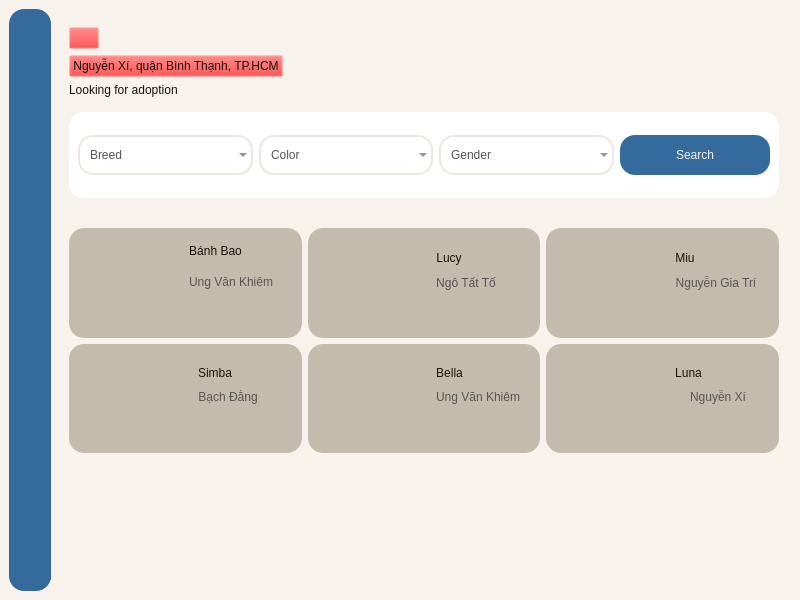
<?xml version="1.0" encoding="UTF-8"?>
<ui version="4.0">
 <class>MainWindow</class>
 <widget class="QMainWindow" name="MainWindow">
  <property name="geometry">
   <rect>
    <x>0</x>
    <y>0</y>
    <width>800</width>
    <height>600</height>
   </rect>
  </property>
  <property name="minimumSize">
   <size>
    <width>0</width>
    <height>0</height>
   </size>
  </property>
  <property name="maximumSize">
   <size>
    <width>16777215</width>
    <height>16777215</height>
   </size>
  </property>
  <property name="windowTitle">
   <string>MainWindow</string>
  </property>
  <property name="styleSheet">
   <string notr="true">background-color: #F8F2EC;</string>
  </property>
  <widget class="QWidget" name="centralwidget">
   <layout class="QHBoxLayout" name="horizontalLayout">
    <item>
     <widget class="QWidget" name="widget" native="true">
      <property name="minimumSize">
       <size>
        <width>42</width>
        <height>0</height>
       </size>
      </property>
      <property name="maximumSize">
       <size>
        <width>42</width>
        <height>16777215</height>
       </size>
      </property>
      <property name="styleSheet">
       <string notr="true">background-color: #356a9c;
border-radius: 15px;</string>
      </property>
      <layout class="QVBoxLayout" name="verticalLayout_3">
       <item>
        <widget class="QWidget" name="widget_8" native="true">
         <widget class="QLabel" name="label_7">
          <property name="geometry">
           <rect>
            <x>1</x>
            <y>11</y>
            <width>20</width>
            <height>20</height>
           </rect>
          </property>
          <property name="text">
           <string/>
          </property>
          <property name="pixmap">
           <pixmap>../img/icons8-cat-profile-64.png</pixmap>
          </property>
          <property name="scaledContents">
           <bool>true</bool>
          </property>
         </widget>
         <widget class="QLabel" name="label_8">
          <property name="geometry">
           <rect>
            <x>1</x>
            <y>41</y>
            <width>20</width>
            <height>20</height>
           </rect>
          </property>
          <property name="text">
           <string/>
          </property>
          <property name="pixmap">
           <pixmap>../img/icons8-cart-64.png</pixmap>
          </property>
          <property name="scaledContents">
           <bool>true</bool>
          </property>
         </widget>
         <widget class="QLabel" name="label_9">
          <property name="geometry">
           <rect>
            <x>1</x>
            <y>70</y>
            <width>20</width>
            <height>20</height>
           </rect>
          </property>
          <property name="text">
           <string/>
          </property>
          <property name="pixmap">
           <pixmap>../img/icons8-clinic-64.png</pixmap>
          </property>
          <property name="scaledContents">
           <bool>true</bool>
          </property>
         </widget>
        </widget>
       </item>
       <item>
        <widget class="QWidget" name="widget_9" native="true">
         <property name="minimumSize">
          <size>
           <width>40</width>
           <height>40</height>
          </size>
         </property>
         <property name="maximumSize">
          <size>
           <width>40</width>
           <height>40</height>
          </size>
         </property>
         <widget class="QLabel" name="label_6">
          <property name="geometry">
           <rect>
            <x>2</x>
            <y>13</y>
            <width>20</width>
            <height>20</height>
           </rect>
          </property>
          <property name="text">
           <string/>
          </property>
          <property name="pixmap">
           <pixmap>../img/icons8-settings-50.png</pixmap>
          </property>
          <property name="scaledContents">
           <bool>true</bool>
          </property>
         </widget>
        </widget>
       </item>
      </layout>
     </widget>
    </item>
    <item alignment="Qt::AlignTop">
     <widget class="QWidget" name="widget_2" native="true">
      <property name="styleSheet">
       <string notr="true"/>
      </property>
      <layout class="QVBoxLayout" name="verticalLayout">
       <property name="spacing">
        <number>30</number>
       </property>
       <property name="leftMargin">
        <number>12</number>
       </property>
       <property name="topMargin">
        <number>9</number>
       </property>
       <property name="rightMargin">
        <number>12</number>
       </property>
       <property name="bottomMargin">
        <number>0</number>
       </property>
       <item>
        <widget class="QWidget" name="widget_3" native="true">
         <property name="minimumSize">
          <size>
           <width>0</width>
           <height>180</height>
          </size>
         </property>
         <property name="maximumSize">
          <size>
           <width>16777215</width>
           <height>180</height>
          </size>
         </property>
         <layout class="QVBoxLayout" name="verticalLayout_2">
          <property name="leftMargin">
           <number>0</number>
          </property>
          <property name="topMargin">
           <number>0</number>
          </property>
          <property name="rightMargin">
           <number>0</number>
          </property>
          <property name="bottomMargin">
           <number>0</number>
          </property>
          <item>
           <widget class="QWidget" name="widget_16" native="true">
            <layout class="QHBoxLayout" name="horizontalLayout_13">
             <property name="leftMargin">
              <number>0</number>
             </property>
             <property name="topMargin">
              <number>0</number>
             </property>
             <property name="rightMargin">
              <number>0</number>
             </property>
             <property name="bottomMargin">
              <number>0</number>
             </property>
             <item>
              <widget class="QWidget" name="widget_28" native="true">
               <layout class="QVBoxLayout" name="verticalLayout_14">
                <property name="leftMargin">
                 <number>0</number>
                </property>
                <item>
                 <widget class="QPushButton" name="btn_back">
                  <property name="maximumSize">
                   <size>
                    <width>30</width>
                    <height>30</height>
                   </size>
                  </property>
                  <property name="cursor">
                   <cursorShape>PointingHandCursor</cursorShape>
                  </property>
                  <property name="styleSheet">
                   <string notr="true"> background-color: rgba(255, 0, 0, 0);</string>
                  </property>
                  <property name="text">
                   <string/>
                  </property>
                  <property name="icon">
                   <iconset>
                    <normaloff>../img/icons8-back-64.png</normaloff>../img/icons8-back-64.png</iconset>
                  </property>
                  <property name="iconSize">
                   <size>
                    <width>30</width>
                    <height>30</height>
                   </size>
                  </property>
                 </widget>
                </item>
                <item alignment="Qt::AlignLeft">
                 <widget class="QPushButton" name="pushButton_42">
                  <property name="styleSheet">
                   <string notr="true"> background-color: rgba(255, 0, 0, 0);
font: 11pt &quot;Bahnschrift&quot;;
color: #1b1209;</string>
                  </property>
                  <property name="text">
                   <string>Nguyễn Xí, quận Bình Thạnh, TP.HCM</string>
                  </property>
                  <property name="icon">
                   <iconset>
                    <normaloff>../img/location.png</normaloff>../img/location.png</iconset>
                  </property>
                 </widget>
                </item>
                <item>
                 <widget class="QLabel" name="label_3">
                  <property name="styleSheet">
                   <string notr="true">font: 700 20pt &quot;Bahnschrift&quot;;
color: #1b1209;</string>
                  </property>
                  <property name="text">
                   <string>Looking for adoption</string>
                  </property>
                 </widget>
                </item>
               </layout>
              </widget>
             </item>
             <item alignment="Qt::AlignRight">
              <widget class="QWidget" name="widget_29" native="true">
               <property name="minimumSize">
                <size>
                 <width>100</width>
                 <height>0</height>
                </size>
               </property>
               <property name="maximumSize">
                <size>
                 <width>100</width>
                 <height>16777215</height>
                </size>
               </property>
               <layout class="QHBoxLayout" name="horizontalLayout_14">
                <item alignment="Qt::AlignRight">
                 <widget class="QLabel" name="label_4">
                  <property name="minimumSize">
                   <size>
                    <width>48</width>
                    <height>48</height>
                   </size>
                  </property>
                  <property name="maximumSize">
                   <size>
                    <width>48</width>
                    <height>48</height>
                   </size>
                  </property>
                  <property name="cursor">
                   <cursorShape>PointingHandCursor</cursorShape>
                  </property>
                  <property name="styleSheet">
                   <string notr="true"/>
                  </property>
                  <property name="text">
                   <string/>
                  </property>
                  <property name="pixmap">
                   <pixmap>../img/icons8-heart-64.png</pixmap>
                  </property>
                  <property name="scaledContents">
                   <bool>true</bool>
                  </property>
                 </widget>
                </item>
               </layout>
              </widget>
             </item>
            </layout>
           </widget>
          </item>
          <item>
           <widget class="QWidget" name="widget_17" native="true">
            <property name="minimumSize">
             <size>
              <width>0</width>
              <height>0</height>
             </size>
            </property>
            <property name="maximumSize">
             <size>
              <width>16777215</width>
              <height>16777215</height>
             </size>
            </property>
            <property name="styleSheet">
             <string notr="true">background-color: white;
border-radius: 15px;</string>
            </property>
            <layout class="QHBoxLayout" name="horizontalLayout_5">
             <item>
              <widget class="QComboBox" name="comboBox">
               <property name="minimumSize">
                <size>
                 <width>150</width>
                 <height>40</height>
                </size>
               </property>
               <property name="maximumSize">
                <size>
                 <width>300</width>
                 <height>40</height>
                </size>
               </property>
               <property name="cursor">
                <cursorShape>PointingHandCursor</cursorShape>
               </property>
               <property name="contextMenuPolicy">
                <enum>Qt::NoContextMenu</enum>
               </property>
               <property name="styleSheet">
                <string notr="true">/* Thiết lập CSS cho combobox */
QComboBox {
    color: #575556;
    font: 14pt &quot;Bahnschrift&quot;;
    border-style: solid;
    border-width: 2px;
    border-color: #ECE7E0;
    padding-left: 10px;
    border-radius: 15px;
    background-color: rgba(255, 0, 0, 0); /* Màu nền sẽ không ảnh hưởng do transparency (alpha = 0) */
}

/* Thiết lập màu nền cho các mục trong combobox khi chưa hover */
QComboBox::item {
    background-color: #575556;
}

/* Thiết lập màu nền cho các mục trong combobox khi hover */
QComboBox::item:hover {
    background-color: #ECE7E0;
}

/* Thiết lập màu nền cho mục đang được chọn trong combobox */
QComboBox::item:selected {
    background-color: #ECE7E0;
}
</string>
               </property>
               <property name="currentText">
                <string/>
               </property>
               <property name="currentIndex">
                <number>-1</number>
               </property>
               <property name="placeholderText">
                <string>Breed</string>
               </property>
               <property name="duplicatesEnabled">
                <bool>false</bool>
               </property>
               <item>
                <property name="text">
                 <string>Persian</string>
                </property>
               </item>
               <item>
                <property name="text">
                 <string>Siamese</string>
                </property>
               </item>
               <item>
                <property name="text">
                 <string>Devon Rex</string>
                </property>
               </item>
               <item>
                <property name="text">
                 <string>Abyssinian</string>
                </property>
               </item>
              </widget>
             </item>
             <item>
              <widget class="QComboBox" name="comboBox_3">
               <property name="minimumSize">
                <size>
                 <width>150</width>
                 <height>40</height>
                </size>
               </property>
               <property name="maximumSize">
                <size>
                 <width>300</width>
                 <height>40</height>
                </size>
               </property>
               <property name="cursor">
                <cursorShape>PointingHandCursor</cursorShape>
               </property>
               <property name="styleSheet">
                <string notr="true">/* Thiết lập CSS cho combobox */
QComboBox {
    color: #575556;
    font: 14pt &quot;Bahnschrift&quot;;
    border-style: solid;
    border-width: 2px;
    border-color: #ECE7E0;
    padding-left: 10px;
    border-radius: 15px;
    background-color: rgba(255, 0, 0, 0); /* Màu nền sẽ không ảnh hưởng do transparency (alpha = 0) */
}

/* Thiết lập màu nền cho các mục trong combobox khi chưa hover */
QComboBox::item {
    background-color: #575556;
}

/* Thiết lập màu nền cho các mục trong combobox khi hover */
QComboBox::item:hover {
    background-color: #ECE7E0;
}

/* Thiết lập màu nền cho mục đang được chọn trong combobox */
QComboBox::item:selected {
    background-color: #ECE7E0;
}
</string>
               </property>
               <property name="placeholderText">
                <string>Color</string>
               </property>
               <item>
                <property name="text">
                 <string>Black</string>
                </property>
               </item>
               <item>
                <property name="text">
                 <string>Grey</string>
                </property>
               </item>
               <item>
                <property name="text">
                 <string>Brown</string>
                </property>
               </item>
               <item>
                <property name="text">
                 <string>White</string>
                </property>
               </item>
               <item>
                <property name="text">
                 <string>Blonde</string>
                </property>
               </item>
              </widget>
             </item>
             <item>
              <widget class="QComboBox" name="comboBox_2">
               <property name="minimumSize">
                <size>
                 <width>150</width>
                 <height>40</height>
                </size>
               </property>
               <property name="maximumSize">
                <size>
                 <width>300</width>
                 <height>40</height>
                </size>
               </property>
               <property name="cursor">
                <cursorShape>PointingHandCursor</cursorShape>
               </property>
               <property name="contextMenuPolicy">
                <enum>Qt::NoContextMenu</enum>
               </property>
               <property name="styleSheet">
                <string notr="true">/* Thiết lập CSS cho combobox */
QComboBox {
    color: #575556;
    font: 14pt &quot;Bahnschrift&quot;;
    border-style: solid;
    border-width: 2px;
    border-color: #ECE7E0;
    padding-left: 10px;
    border-radius: 15px;
    background-color: rgba(255, 0, 0, 0); /* Màu nền sẽ không ảnh hưởng do transparency (alpha = 0) */
}

/* Thiết lập màu nền cho các mục trong combobox khi chưa hover */
QComboBox::item {
    background-color: #575556;
}

/* Thiết lập màu nền cho các mục trong combobox khi hover */
QComboBox::item:hover {
    background-color: #ECE7E0;
}

/* Thiết lập màu nền cho mục đang được chọn trong combobox */
QComboBox::item:selected {
    background-color: #ECE7E0;
}
</string>
               </property>
               <property name="currentText">
                <string/>
               </property>
               <property name="currentIndex">
                <number>-1</number>
               </property>
               <property name="placeholderText">
                <string>Gender</string>
               </property>
               <property name="duplicatesEnabled">
                <bool>false</bool>
               </property>
               <item>
                <property name="text">
                 <string>Male</string>
                </property>
               </item>
               <item>
                <property name="text">
                 <string>Female</string>
                </property>
               </item>
              </widget>
             </item>
             <item>
              <widget class="QPushButton" name="pushButton_8">
               <property name="minimumSize">
                <size>
                 <width>150</width>
                 <height>40</height>
                </size>
               </property>
               <property name="maximumSize">
                <size>
                 <width>150</width>
                 <height>40</height>
                </size>
               </property>
               <property name="cursor">
                <cursorShape>PointingHandCursor</cursorShape>
               </property>
               <property name="mouseTracking">
                <bool>true</bool>
               </property>
               <property name="styleSheet">
                <string notr="true">border-radius: 15px;
font: 12pt &quot;Bahnschrift&quot;;
background-color: #356a9c;
color: #F8F2EC;

</string>
               </property>
               <property name="text">
                <string>Search</string>
               </property>
              </widget>
             </item>
            </layout>
           </widget>
          </item>
         </layout>
        </widget>
       </item>
       <item>
        <widget class="QWidget" name="widget_4" native="true">
         <property name="minimumSize">
          <size>
           <width>0</width>
           <height>350</height>
          </size>
         </property>
         <property name="maximumSize">
          <size>
           <width>16777215</width>
           <height>350</height>
          </size>
         </property>
         <layout class="QGridLayout" name="gridLayout">
          <property name="leftMargin">
           <number>0</number>
          </property>
          <property name="topMargin">
           <number>0</number>
          </property>
          <property name="rightMargin">
           <number>0</number>
          </property>
          <item row="0" column="2">
           <widget class="QWidget" name="widget_7" native="true">
            <property name="minimumSize">
             <size>
              <width>220</width>
              <height>0</height>
             </size>
            </property>
            <property name="maximumSize">
             <size>
              <width>300</width>
              <height>16777215</height>
             </size>
            </property>
            <property name="styleSheet">
             <string notr="true">QWidget{
    background-color: #C3BBAB;
    border-radius: 15px;
}
QWidget:hover{
	background-color: #86aacc;
    border-radius: 15px;
}</string>
            </property>
            <layout class="QHBoxLayout" name="horizontalLayout_6">
             <item>
              <widget class="QPushButton" name="pushButton_13">
               <property name="styleSheet">
                <string notr="true"> background-color: rgba(255, 0, 0, 0);</string>
               </property>
               <property name="text">
                <string/>
               </property>
               <property name="icon">
                <iconset>
                 <normaloff>../img/365557112_256733483966404_2319603164221613727_n-fotor-20230814142752.png</normaloff>../img/365557112_256733483966404_2319603164221613727_n-fotor-20230814142752.png</iconset>
               </property>
               <property name="iconSize">
                <size>
                 <width>80</width>
                 <height>80</height>
                </size>
               </property>
              </widget>
             </item>
             <item>
              <widget class="QWidget" name="widget_21" native="true">
               <property name="styleSheet">
                <string notr="true"> background-color: rgba(255, 0, 0, 0);</string>
               </property>
               <layout class="QVBoxLayout" name="verticalLayout_7">
                <item alignment="Qt::AlignLeft">
                 <widget class="QPushButton" name="pushButton_17">
                  <property name="styleSheet">
                   <string notr="true">font: 14pt &quot;Bahnschrift&quot;;
color: #1b1209;</string>
                  </property>
                  <property name="text">
                   <string>Miu</string>
                  </property>
                  <property name="icon">
                   <iconset>
                    <normaloff>../img/icons8-male-64.png</normaloff>../img/icons8-male-64.png</iconset>
                  </property>
                 </widget>
                </item>
                <item alignment="Qt::AlignLeft">
                 <widget class="QPushButton" name="pushButton_15">
                  <property name="styleSheet">
                   <string notr="true">font: 9pt &quot;Bahnschrift&quot;;
color: #575556;</string>
                  </property>
                  <property name="text">
                   <string>Nguyễn Gia Trí</string>
                  </property>
                  <property name="icon">
                   <iconset>
                    <normaloff>../img/location-50.png</normaloff>../img/location-50.png</iconset>
                  </property>
                 </widget>
                </item>
                <item alignment="Qt::AlignLeft">
                 <widget class="QPushButton" name="heart3">
                  <property name="cursor">
                   <cursorShape>PointingHandCursor</cursorShape>
                  </property>
                  <property name="text">
                   <string/>
                  </property>
                  <property name="icon">
                   <iconset>
                    <normaloff>../img/tyn.png</normaloff>../img/tyn.png</iconset>
                  </property>
                  <property name="iconSize">
                   <size>
                    <width>24</width>
                    <height>24</height>
                   </size>
                  </property>
                 </widget>
                </item>
               </layout>
              </widget>
             </item>
            </layout>
           </widget>
          </item>
          <item row="0" column="1">
           <widget class="QWidget" name="widget_6" native="true">
            <property name="minimumSize">
             <size>
              <width>220</width>
              <height>0</height>
             </size>
            </property>
            <property name="maximumSize">
             <size>
              <width>300</width>
              <height>16777215</height>
             </size>
            </property>
            <property name="cursor">
             <cursorShape>PointingHandCursor</cursorShape>
            </property>
            <property name="styleSheet">
             <string notr="true">QWidget{
    background-color: #C3BBAB;
    border-radius: 15px;
}
QWidget:hover{
	background-color: #86aacc;
    border-radius: 15px;
}</string>
            </property>
            <layout class="QHBoxLayout" name="horizontalLayout_4">
             <item>
              <widget class="QPushButton" name="btn_dog2">
               <property name="styleSheet">
                <string notr="true"> background-color: rgba(255, 0, 0, 0);</string>
               </property>
               <property name="text">
                <string/>
               </property>
               <property name="icon">
                <iconset>
                 <normaloff>../img/meo-chinchilla-6-fotor-20230728151931.png</normaloff>../img/meo-chinchilla-6-fotor-20230728151931.png</iconset>
               </property>
               <property name="iconSize">
                <size>
                 <width>80</width>
                 <height>80</height>
                </size>
               </property>
              </widget>
             </item>
             <item>
              <widget class="QWidget" name="widget_19" native="true">
               <property name="styleSheet">
                <string notr="true"> background-color: rgba(255, 0, 0, 0);</string>
               </property>
               <layout class="QVBoxLayout" name="verticalLayout_6">
                <item alignment="Qt::AlignLeft">
                 <widget class="QPushButton" name="btn_name_dog2">
                  <property name="styleSheet">
                   <string notr="true">font: 14pt &quot;Bahnschrift&quot;;
color: #1b1209;</string>
                  </property>
                  <property name="text">
                   <string>Lucy</string>
                  </property>
                  <property name="icon">
                   <iconset>
                    <normaloff>../img/icons8-female-64.png</normaloff>../img/icons8-female-64.png</iconset>
                  </property>
                  <property name="iconSize">
                   <size>
                    <width>20</width>
                    <height>20</height>
                   </size>
                  </property>
                 </widget>
                </item>
                <item alignment="Qt::AlignLeft">
                 <widget class="QPushButton" name="pushButton_9">
                  <property name="styleSheet">
                   <string notr="true">font: 9pt &quot;Bahnschrift&quot;;
color: #575556;</string>
                  </property>
                  <property name="text">
                   <string>Ngô Tất Tố</string>
                  </property>
                  <property name="icon">
                   <iconset>
                    <normaloff>../img/location-50.png</normaloff>../img/location-50.png</iconset>
                  </property>
                 </widget>
                </item>
                <item alignment="Qt::AlignLeft">
                 <widget class="QPushButton" name="heart2">
                  <property name="cursor">
                   <cursorShape>PointingHandCursor</cursorShape>
                  </property>
                  <property name="text">
                   <string/>
                  </property>
                  <property name="icon">
                   <iconset>
                    <normaloff>../img/tyn.png</normaloff>../img/tyn.png</iconset>
                  </property>
                  <property name="iconSize">
                   <size>
                    <width>24</width>
                    <height>24</height>
                   </size>
                  </property>
                 </widget>
                </item>
               </layout>
              </widget>
             </item>
            </layout>
           </widget>
          </item>
          <item row="1" column="1">
           <widget class="QWidget" name="widget_11" native="true">
            <property name="cursor">
             <cursorShape>PointingHandCursor</cursorShape>
            </property>
            <property name="styleSheet">
             <string notr="true">QWidget{
    background-color: #C3BBAB;
    border-radius: 15px;
}
QWidget:hover{
	background-color: #86aacc;
    border-radius: 15px;
}</string>
            </property>
            <layout class="QHBoxLayout" name="horizontalLayout_8">
             <item>
              <widget class="QPushButton" name="pushButton_21">
               <property name="styleSheet">
                <string notr="true"> background-color: rgba(255, 0, 0, 0);</string>
               </property>
               <property name="text">
                <string/>
               </property>
               <property name="icon">
                <iconset>
                 <normaloff>../img/anh-meo-tam-the-33-fotor-20230814153053.png</normaloff>../img/anh-meo-tam-the-33-fotor-20230814153053.png</iconset>
               </property>
               <property name="iconSize">
                <size>
                 <width>80</width>
                 <height>80</height>
                </size>
               </property>
              </widget>
             </item>
             <item>
              <widget class="QWidget" name="widget_23" native="true">
               <property name="styleSheet">
                <string notr="true"> background-color: rgba(255, 0, 0, 0);</string>
               </property>
               <layout class="QVBoxLayout" name="verticalLayout_9">
                <item alignment="Qt::AlignLeft">
                 <widget class="QPushButton" name="pushButton_22">
                  <property name="styleSheet">
                   <string notr="true">font: 14pt &quot;Bahnschrift&quot;;
color: #1b1209;</string>
                  </property>
                  <property name="text">
                   <string>Bella</string>
                  </property>
                  <property name="icon">
                   <iconset>
                    <normaloff>../img/icons8-female-64.png</normaloff>../img/icons8-female-64.png</iconset>
                  </property>
                  <property name="iconSize">
                   <size>
                    <width>20</width>
                    <height>20</height>
                   </size>
                  </property>
                 </widget>
                </item>
                <item alignment="Qt::AlignLeft">
                 <widget class="QPushButton" name="pushButton_23">
                  <property name="styleSheet">
                   <string notr="true">font: 9pt &quot;Bahnschrift&quot;;
color: #575556;</string>
                  </property>
                  <property name="text">
                   <string>Ung Văn Khiêm</string>
                  </property>
                  <property name="icon">
                   <iconset>
                    <normaloff>../img/location-50.png</normaloff>../img/location-50.png</iconset>
                  </property>
                 </widget>
                </item>
                <item alignment="Qt::AlignLeft">
                 <widget class="QPushButton" name="heart5">
                  <property name="cursor">
                   <cursorShape>PointingHandCursor</cursorShape>
                  </property>
                  <property name="text">
                   <string/>
                  </property>
                  <property name="icon">
                   <iconset>
                    <normaloff>../img/tyn.png</normaloff>../img/tyn.png</iconset>
                  </property>
                  <property name="iconSize">
                   <size>
                    <width>24</width>
                    <height>24</height>
                   </size>
                  </property>
                 </widget>
                </item>
               </layout>
              </widget>
             </item>
            </layout>
           </widget>
          </item>
          <item row="0" column="0">
           <widget class="QWidget" name="widget_5" native="true">
            <property name="minimumSize">
             <size>
              <width>220</width>
              <height>0</height>
             </size>
            </property>
            <property name="maximumSize">
             <size>
              <width>300</width>
              <height>16777215</height>
             </size>
            </property>
            <property name="cursor">
             <cursorShape>PointingHandCursor</cursorShape>
            </property>
            <property name="styleSheet">
             <string notr="true">QWidget{
    background-color: #C3BBAB;
    border-radius: 15px;
}
QWidget:hover{
	background-color: #86aacc;
    border-radius: 15px;
}</string>
            </property>
            <layout class="QHBoxLayout" name="horizontalLayout_2">
             <item>
              <widget class="QPushButton" name="btn_dog1">
               <property name="styleSheet">
                <string notr="true"> background-color: rgba(255, 0, 0, 0);</string>
               </property>
               <property name="text">
                <string/>
               </property>
               <property name="icon">
                <iconset>
                 <normaloff>../img/Avatar-cute-meo-fotor-2023072815852.png</normaloff>../img/Avatar-cute-meo-fotor-2023072815852.png</iconset>
               </property>
               <property name="iconSize">
                <size>
                 <width>80</width>
                 <height>80</height>
                </size>
               </property>
              </widget>
             </item>
             <item>
              <widget class="QWidget" name="widget_18" native="true">
               <property name="styleSheet">
                <string notr="true"> background-color: rgba(255, 0, 0, 0);</string>
               </property>
               <layout class="QVBoxLayout" name="verticalLayout_4">
                <property name="spacing">
                 <number>10</number>
                </property>
                <property name="leftMargin">
                 <number>0</number>
                </property>
                <property name="topMargin">
                 <number>0</number>
                </property>
                <property name="rightMargin">
                 <number>0</number>
                </property>
                <property name="bottomMargin">
                 <number>0</number>
                </property>
                <item alignment="Qt::AlignLeft">
                 <widget class="QPushButton" name="btn_name_dog1">
                  <property name="styleSheet">
                   <string notr="true">font: 14pt &quot;Bahnschrift&quot;;
color: #1b1209;</string>
                  </property>
                  <property name="text">
                   <string>Bánh Bao</string>
                  </property>
                  <property name="icon">
                   <iconset>
                    <normaloff>../img/icons8-female-64.png</normaloff>../img/icons8-female-64.png</iconset>
                  </property>
                  <property name="iconSize">
                   <size>
                    <width>20</width>
                    <height>20</height>
                   </size>
                  </property>
                 </widget>
                </item>
                <item alignment="Qt::AlignLeft">
                 <widget class="QPushButton" name="pushButton_2">
                  <property name="styleSheet">
                   <string notr="true">font: 9pt &quot;Bahnschrift&quot;;
color: #575556;</string>
                  </property>
                  <property name="text">
                   <string>Ung Văn Khiêm</string>
                  </property>
                  <property name="icon">
                   <iconset>
                    <normaloff>../img/location-50.png</normaloff>../img/location-50.png</iconset>
                  </property>
                 </widget>
                </item>
                <item alignment="Qt::AlignLeft">
                 <widget class="QPushButton" name="heart1">
                  <property name="text">
                   <string/>
                  </property>
                  <property name="icon">
                   <iconset>
                    <normaloff>../img/tyn.png</normaloff>../img/tyn.png</iconset>
                  </property>
                  <property name="iconSize">
                   <size>
                    <width>24</width>
                    <height>24</height>
                   </size>
                  </property>
                 </widget>
                </item>
               </layout>
              </widget>
             </item>
            </layout>
           </widget>
          </item>
          <item row="1" column="2">
           <widget class="QWidget" name="widget_12" native="true">
            <property name="styleSheet">
             <string notr="true">QWidget{
    background-color: #C3BBAB;
    border-radius: 15px;
}
QWidget:hover{
	background-color: #86aacc;
    border-radius: 15px;
}</string>
            </property>
            <layout class="QHBoxLayout" name="horizontalLayout_9">
             <item>
              <widget class="QPushButton" name="pushButton_25">
               <property name="styleSheet">
                <string notr="true"> background-color: rgba(255, 0, 0, 0);</string>
               </property>
               <property name="text">
                <string/>
               </property>
               <property name="icon">
                <iconset>
                 <normaloff>../img/giong-meo-ragdoll-2-fotor-20230814153542.png</normaloff>../img/giong-meo-ragdoll-2-fotor-20230814153542.png</iconset>
               </property>
               <property name="iconSize">
                <size>
                 <width>80</width>
                 <height>80</height>
                </size>
               </property>
              </widget>
             </item>
             <item>
              <widget class="QWidget" name="widget_24" native="true">
               <property name="styleSheet">
                <string notr="true"> background-color: rgba(255, 0, 0, 0);</string>
               </property>
               <layout class="QVBoxLayout" name="verticalLayout_10">
                <item alignment="Qt::AlignLeft">
                 <widget class="QPushButton" name="pushButton_26">
                  <property name="styleSheet">
                   <string notr="true">font: 14pt &quot;Bahnschrift&quot;;
color: #1b1209;</string>
                  </property>
                  <property name="text">
                   <string>Luna</string>
                  </property>
                  <property name="icon">
                   <iconset>
                    <normaloff>../img/icons8-female-64.png</normaloff>../img/icons8-female-64.png</iconset>
                  </property>
                 </widget>
                </item>
                <item>
                 <widget class="QPushButton" name="pushButton_27">
                  <property name="styleSheet">
                   <string notr="true">font: 9pt &quot;Bahnschrift&quot;;
color: #575556;</string>
                  </property>
                  <property name="text">
                   <string>Nguyễn Xí</string>
                  </property>
                  <property name="icon">
                   <iconset>
                    <normaloff>../img/location-50.png</normaloff>../img/location-50.png</iconset>
                  </property>
                 </widget>
                </item>
                <item alignment="Qt::AlignLeft">
                 <widget class="QPushButton" name="heart6">
                  <property name="cursor">
                   <cursorShape>PointingHandCursor</cursorShape>
                  </property>
                  <property name="text">
                   <string/>
                  </property>
                  <property name="icon">
                   <iconset>
                    <normaloff>../img/tyn.png</normaloff>../img/tyn.png</iconset>
                  </property>
                  <property name="iconSize">
                   <size>
                    <width>24</width>
                    <height>24</height>
                   </size>
                  </property>
                 </widget>
                </item>
               </layout>
              </widget>
             </item>
            </layout>
           </widget>
          </item>
          <item row="1" column="0">
           <widget class="QWidget" name="widget_10" native="true">
            <property name="minimumSize">
             <size>
              <width>0</width>
              <height>0</height>
             </size>
            </property>
            <property name="cursor">
             <cursorShape>PointingHandCursor</cursorShape>
            </property>
            <property name="styleSheet">
             <string notr="true">QWidget{
    background-color: #C3BBAB;
    border-radius: 15px;
}
QWidget:hover{
	background-color: #86aacc;
    border-radius: 15px;
}</string>
            </property>
            <layout class="QHBoxLayout" name="horizontalLayout_7">
             <item>
              <widget class="QPushButton" name="pushButton_14">
               <property name="styleSheet">
                <string notr="true"> background-color: rgba(255, 0, 0, 0);</string>
               </property>
               <property name="text">
                <string/>
               </property>
               <property name="icon">
                <iconset>
                 <normaloff>../img/327145610_912946346378572_6749503655615513551_n-114342-fotor-20230814151849.png</normaloff>../img/327145610_912946346378572_6749503655615513551_n-114342-fotor-20230814151849.png</iconset>
               </property>
               <property name="iconSize">
                <size>
                 <width>80</width>
                 <height>80</height>
                </size>
               </property>
              </widget>
             </item>
             <item>
              <widget class="QWidget" name="widget_22" native="true">
               <property name="styleSheet">
                <string notr="true"> background-color: rgba(255, 0, 0, 0);</string>
               </property>
               <layout class="QVBoxLayout" name="verticalLayout_8">
                <item alignment="Qt::AlignLeft">
                 <widget class="QPushButton" name="pushButton_18">
                  <property name="styleSheet">
                   <string notr="true">font: 14pt &quot;Bahnschrift&quot;;
color: #1b1209;</string>
                  </property>
                  <property name="text">
                   <string>Simba</string>
                  </property>
                  <property name="icon">
                   <iconset>
                    <normaloff>../img/icons8-male-64.png</normaloff>../img/icons8-male-64.png</iconset>
                  </property>
                  <property name="iconSize">
                   <size>
                    <width>20</width>
                    <height>20</height>
                   </size>
                  </property>
                 </widget>
                </item>
                <item alignment="Qt::AlignLeft">
                 <widget class="QPushButton" name="pushButton_19">
                  <property name="styleSheet">
                   <string notr="true">font: 9pt &quot;Bahnschrift&quot;;
color: #575556;</string>
                  </property>
                  <property name="text">
                   <string>Bạch Đằng</string>
                  </property>
                  <property name="icon">
                   <iconset>
                    <normaloff>../img/location-50.png</normaloff>../img/location-50.png</iconset>
                  </property>
                 </widget>
                </item>
                <item alignment="Qt::AlignLeft">
                 <widget class="QPushButton" name="heart4">
                  <property name="cursor">
                   <cursorShape>PointingHandCursor</cursorShape>
                  </property>
                  <property name="text">
                   <string/>
                  </property>
                  <property name="icon">
                   <iconset>
                    <normaloff>../img/tyn.png</normaloff>../img/tyn.png</iconset>
                  </property>
                  <property name="iconSize">
                   <size>
                    <width>24</width>
                    <height>24</height>
                   </size>
                  </property>
                 </widget>
                </item>
               </layout>
              </widget>
             </item>
            </layout>
           </widget>
          </item>
          <item row="2" column="0">
           <widget class="QWidget" name="widget_13" native="true"/>
          </item>
         </layout>
        </widget>
       </item>
      </layout>
     </widget>
    </item>
   </layout>
  </widget>
 </widget>
 <resources/>
 <connections/>
</ui>
